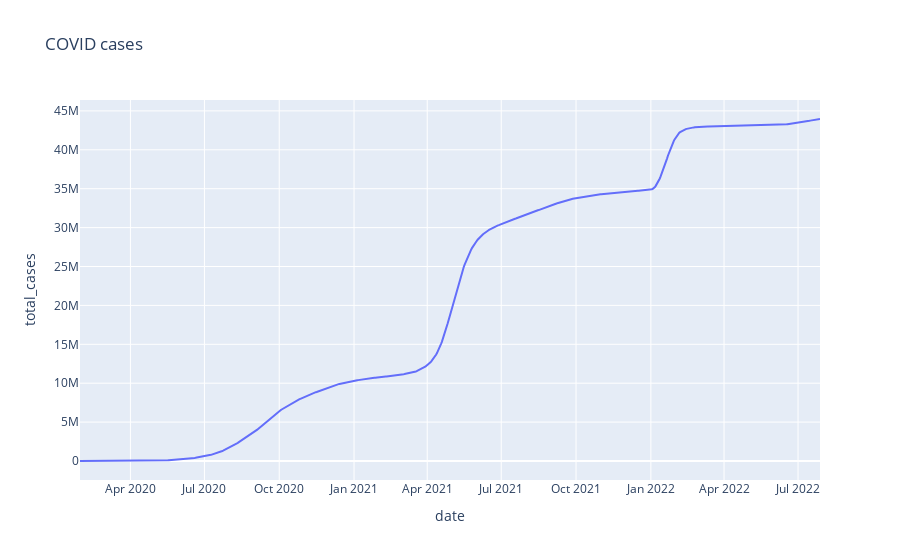

Source (notebook cell):
### Markdown cell above
#### Ploting the covid cases of India over time

### Code cell
import plotly.express as px
fig = px.line(df_IND, x="date", y="total_cases", title='COVID cases')
fig.show()

### Figure 1 — Plotly figure (JSON) as saved in the notebook; plotly's stock layout.template omitted (floating-point values rounded to 4 significant figures; data arrays with more than 128 entries replaced by an {"elided": "..."} marker saying what was removed)
{"data": [{"hovertemplate": "date=%{x}<br>total_cases=%{y}<extra></extra>", "legendgroup": "", "line": {"color": "#636efa", "dash": "solid"}, "marker": {"symbol": "circle"}, "mode": "lines", "name": "", "orientation": "v", "showlegend": false, "type": "scatter", "x": {"elided": "911 str values"}, "xaxis": "x", "y": {"elided": "911 int values"}, "yaxis": "y"}], "layout": {"legend": {"tracegroupgap": 0}, "title": {"text": "COVID cases"}, "xaxis": {"anchor": "y", "domain": [0, 1], "title": {"text": "date"}}, "yaxis": {"anchor": "x", "domain": [0, 1], "title": {"text": "total_cases"}}}}
